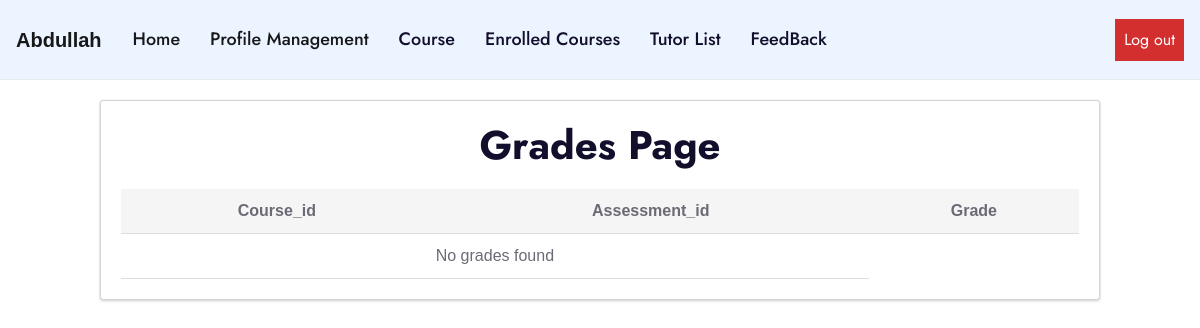
The page /student/grades.php (signed in) on the database as committed earlier.
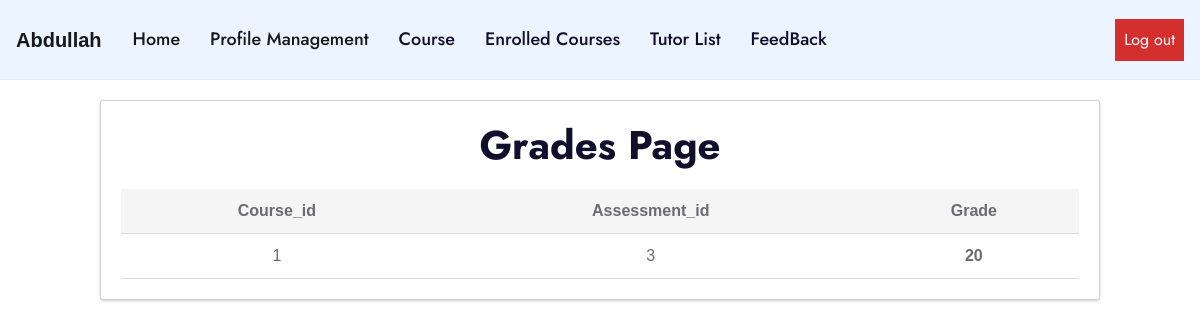
The same page on the database as committed later.
### tables this page shows
CREATE TABLE `grades` (
  `id` int(255) NOT NULL,
  `course_id` int(255) NOT NULL,
  `assesment_id` int(255) NOT NULL,
  `user_id` int(255) NOT NULL,
  `grade` int(255) NOT NULL
);

### student/grades.php (the view, shortened to what this page needs)
<?php
include('./header.php');
?>
<!DOCTYPE html>
<html>
<head>
</head>
<body>
  <div class="container">
    <h1>Grades Page</h1>
    <table>
      <thead>
        <tr>
          <th>Course_id</th>
          <th>Assessment_id</th>
          <th>Grade</th>
        </tr>
      </thead>
      <tbody>
        <?php
        include('../dbcon.php');
        $sql = "SELECT course_id,assesment_id, grade FROM grades";
        $result = $con->query($sql);
        if ($result !== false && $result->num_rows > 0) {
          while ($row = $result->fetch_assoc()) {
             $course_id= $row["course_id"];
            $assessment = $row["assesment_id"];
            $grade = $row["grade"];
            echo "<tr>";
            echo "<td>$course_id</td>";
            echo "<td>$assessment</td>";
            echo "<td class='grade-label'>$grade</td>";
            echo "</tr>";
          }
        } else {
          echo "<tr><td colspan='2'>No grades found</td></tr>";
        }
        ?>
      </tbody>
    </table>
  </div>
</body>
</html>

Rows that differ between the two databases and show on the page:
added grades: course "1", assesment "3", grade "20"
Other text that changed with them:
text no longer shown: "No grades found"
